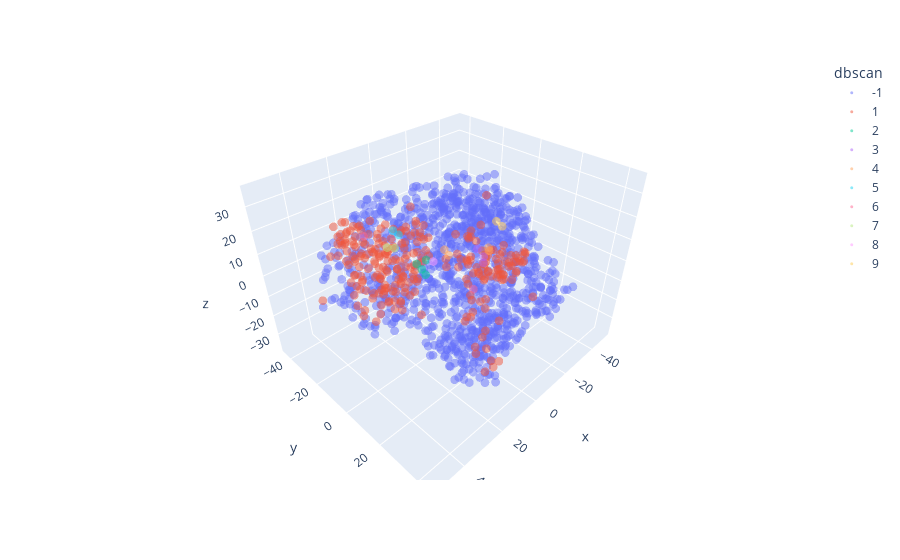

This figure's notebook cell:
### Code cell
tsne_3d_df['dbscan'] = [str(label) for label in new_data['Cluster']]
plot_3d(tsne_3d_df, name='dbscan')

### Figure 1 — Plotly figure (JSON) as saved in the notebook; plotly's stock layout.template omitted (floating-point values rounded to 4 significant figures; data arrays with more than 128 entries replaced by an {"elided": "..."} marker saying what was removed)
{"data": [{"hovertemplate": "dbscan=-1<br>x=%{x}<br>y=%{y}<br>z=%{z}<extra></extra>", "legendgroup": "-1", "marker": {"color": "#636efa", "opacity": 0.5, "size": 3, "symbol": "circle"}, "mode": "markers", "name": "-1", "scene": "scene", "showlegend": true, "type": "scatter3d", "x": {"elided": "1042 float values"}, "y": {"elided": "1042 float values"}, "z": {"elided": "1042 float values"}}, {"hovertemplate": "dbscan=1<br>x=%{x}<br>y=%{y}<br>z=%{z}<extra></extra>", "legendgroup": "1", "marker": {"color": "#EF553B", "opacity": 0.5, "size": 3, "symbol": "circle"}, "mode": "markers", "name": "1", "scene": "scene", "showlegend": true, "type": "scatter3d", "x": {"elided": "255 float values"}, "y": {"elided": "255 float values"}, "z": {"elided": "255 float values"}}, {"hovertemplate": "dbscan=2<br>x=%{x}<br>y=%{y}<br>z=%{z}<extra></extra>", "legendgroup": "2", "marker": {"color": "#00cc96", "opacity": 0.5, "size": 3, "symbol": "circle"}, "mode": "markers", "name": "2", "scene": "scene", "showlegend": true, "type": "scatter3d", "x": [5.497, 5.431, 3.551, 5.159], "y": [-10.55, -13.71, -9.973, -8.751], "z": [-3.432, -2.415, 0.4196, -5.419]}, {"hovertemplate": "dbscan=3<br>x=%{x}<br>y=%{y}<br>z=%{z}<extra></extra>", "legendgroup": "3", "marker": {"color": "#ab63fa", "opacity": 0.5, "size": 3, "symbol": "circle"}, "mode": "markers", "name": "3", "scene": "scene", "showlegend": true, "type": "scatter3d", "x": [-21.51, -19.22, -21.04], "y": [-1.123, 0.8789, -4.36], "z": [-5.623, -6.777, -2.953]}, {"hovertemplate": "dbscan=4<br>x=%{x}<br>y=%{y}<br>z=%{z}<extra></extra>", "legendgroup": "4", "marker": {"color": "#FFA15A", "opacity": 0.5, "size": 3, "symbol": "circle"}, "mode": "markers", "name": "4", "scene": "scene", "showlegend": true, "type": "scatter3d", "x": [0.7028, -21.06, 0.259, -19.39], "y": [-0.03202, 2.045, -2.776, 3.105], "z": [6.062, -0.9317, 7.13, 1.786]}, {"hovertemplate": "dbscan=5<br>x=%{x}<br>y=%{y}<br>z=%{z}<extra></extra>", "legendgroup": "5", "marker": {"color": "#19d3f3", "opacity": 0.5, "size": 3, "symbol": "circle"}, "mode": "markers", "name": "5", "scene": "scene", "showlegend": true, "type": "scatter3d", "x": [10.4, 10.95], "y": [-17.98, -20.64], "z": [11.74, 12.69]}, {"hovertemplate": "dbscan=6<br>x=%{x}<br>y=%{y}<br>z=%{z}<extra></extra>", "legendgroup": "6", "marker": {"color": "#FF6692", "opacity": 0.5, "size": 3, "symbol": "circle"}, "mode": "markers", "name": "6", "scene": "scene", "showlegend": true, "type": "scatter3d", "x": [32.52, -17.78], "y": [-9.103, -2.941], "z": [24.42, -22.1]}, {"hovertemplate": "dbscan=7<br>x=%{x}<br>y=%{y}<br>z=%{z}<extra></extra>", "legendgroup": "7", "marker": {"color": "#B6E880", "opacity": 0.5, "size": 3, "symbol": "circle"}, "mode": "markers", "name": "7", "scene": "scene", "showlegend": true, "type": "scatter3d", "x": [7.19, 10.25], "y": [-25.13, -26.13], "z": [0.8267, 2.043]}, {"hovertemplate": "dbscan=8<br>x=%{x}<br>y=%{y}<br>z=%{z}<extra></extra>", "legendgroup": "8", "marker": {"color": "#FF97FF", "opacity": 0.5, "size": 3, "symbol": "circle"}, "mode": "markers", "name": "8", "scene": "scene", "showlegend": true, "type": "scatter3d", "x": [1.007], "y": [-8.398], "z": [-0.7749]}, {"hovertemplate": "dbscan=9<br>x=%{x}<br>y=%{y}<br>z=%{z}<extra></extra>", "legendgroup": "9", "marker": {"color": "#FECB52", "opacity": 0.5, "size": 3, "symbol": "circle"}, "mode": "markers", "name": "9", "scene": "scene", "showlegend": true, "type": "scatter3d", "x": [-38.3, -40.05], "y": [-8.846, -6.793], "z": [1.759, -0.7217]}], "layout": {"legend": {"title": {"text": "dbscan"}, "tracegroupgap": 0}, "margin": {"t": 60}, "scene": {"domain": {"x": [0, 1], "y": [0, 1]}, "xaxis": {"title": {"text": "x"}}, "yaxis": {"title": {"text": "y"}}, "zaxis": {"title": {"text": "z"}}}}}
